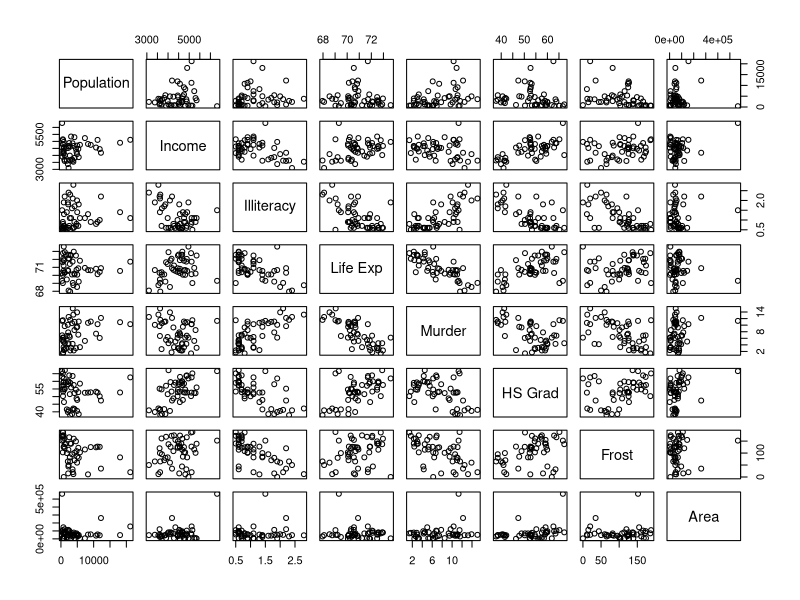
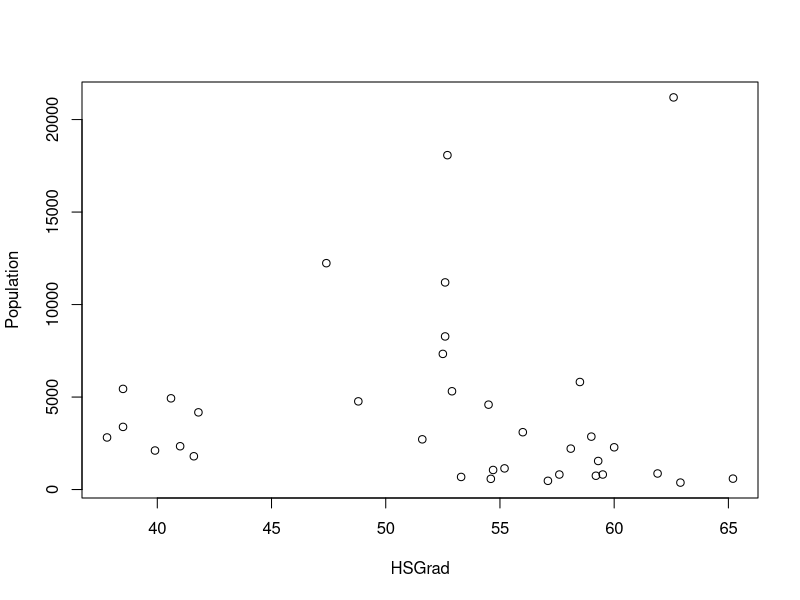
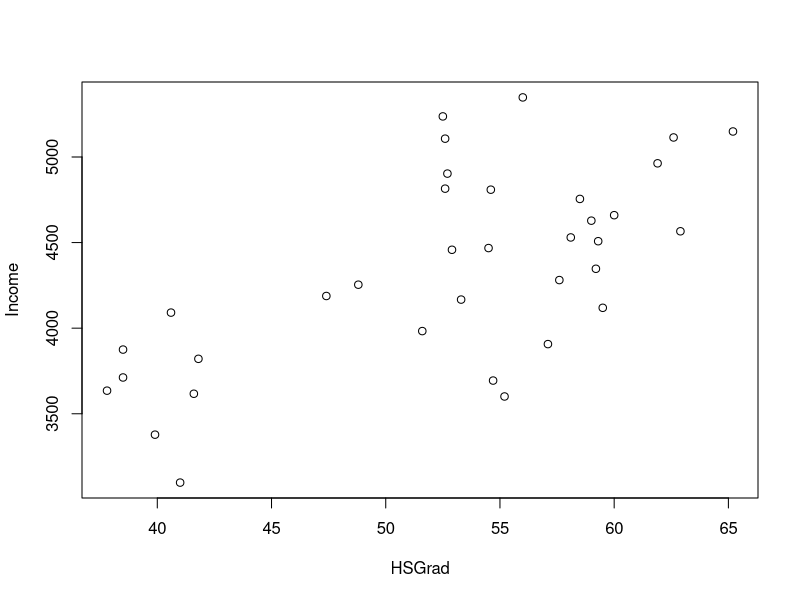
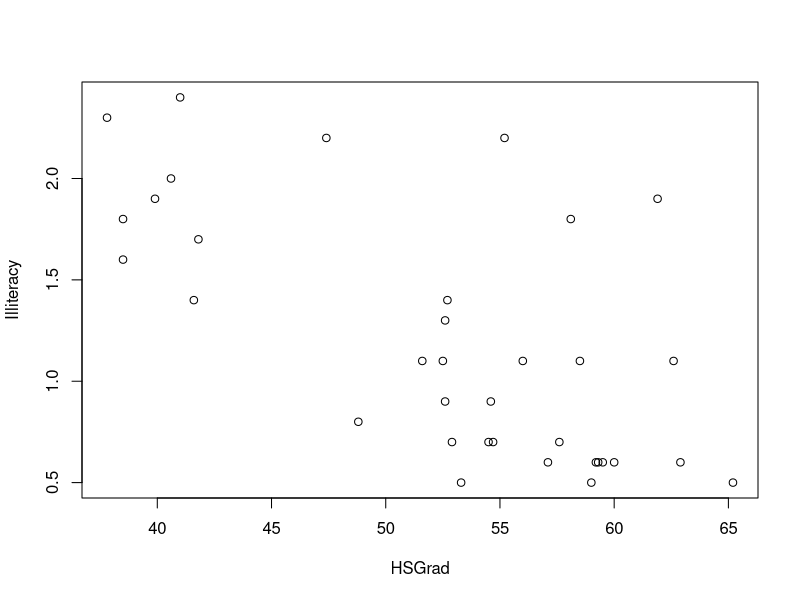
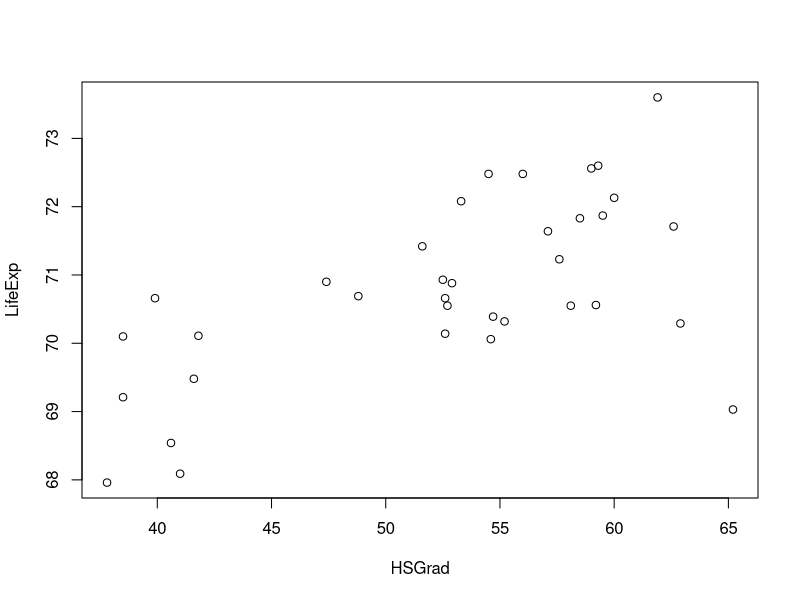
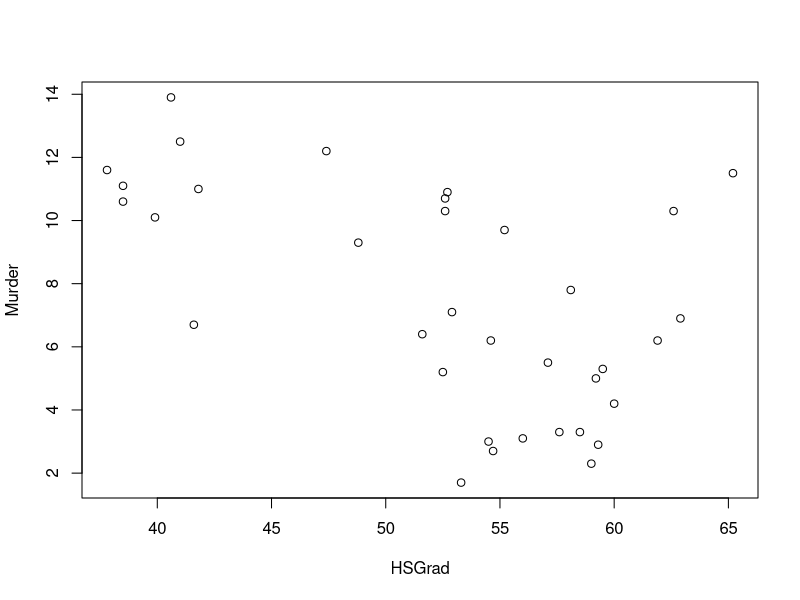
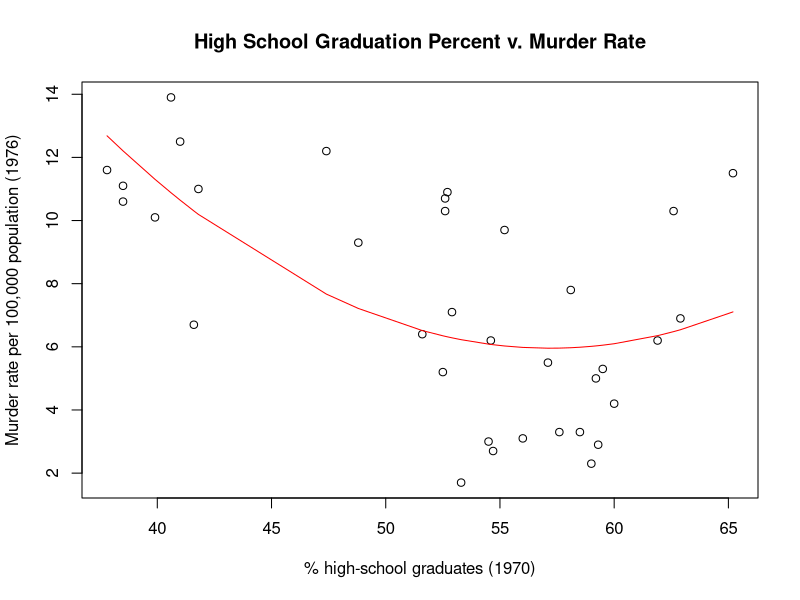
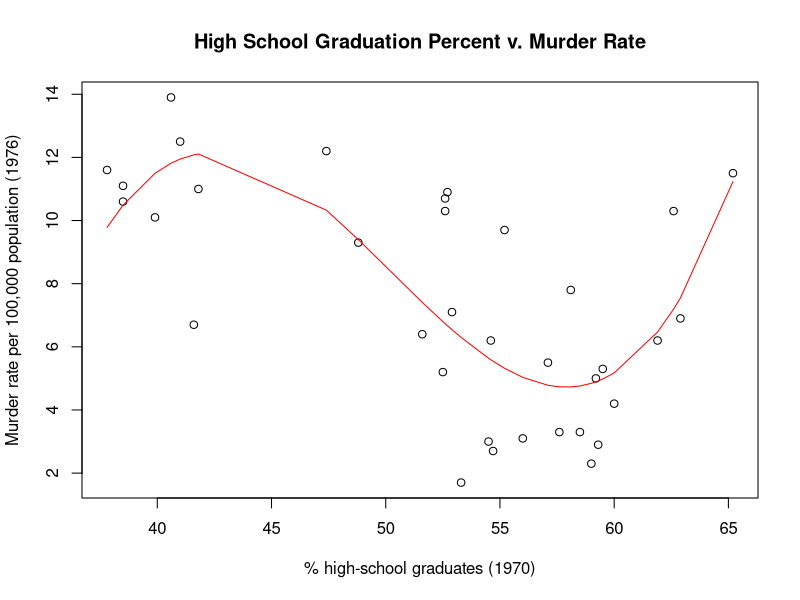

These figures' R source, in order:
?state.x77
smp_siz = floor(0.70*nrow(state.x77))  # creates a value for dividing the data into train and test. In this case the value is defined as 70% of the number of rows in the dataset
smp_siz  # shows the value of the sample size
set.seed(123)   # set seed to ensure you always have same random numbers generated
train_ind = sample(seq_len(nrow(state.x77)),size = smp_siz)  # Randomly identifies therows equal to sample size ( defined in previous instruction) from  all the rows of Smarket dataset and stores the row number in train_ind
train =state.x77[train_ind,] #creates the training dataset with row numbers stored in train_ind
train
test=state.x77[-train_ind,]  # creates the test dataset excluding the row numbers mentioned in train_ind
test

pairs(state.x77)

#Turning matrix columns into df-columns for analysis
Population <- train[,1]
Income <- train[,2]
Illiteracy <- train[,3]
LifeExp <- train[,4]
Murder <- train[,5]
HSGrad <- train[,6]
Frost <- train[,7]
Area <- train[,8]

#Plots HSGrad v. all other variables
plot(HSGrad, Population) #looks maybe binomial
plot(HSGrad, Income) #looks positive and linear
plot(HSGrad, Illiteracy) #looks negative and linear
plot(HSGrad, LifeExp) #looks positive and linear
plot(HSGrad, Murder) #looks maybe binomial

#Correlation tests
cor.test(HSGrad, Population, method="pearson")
cor.test(HSGrad, Income, method="pearson")
cor.test(HSGrad, Illiteracy, method="pearson")
cor.test(HSGrad, LifeExp, method="pearson")
cor.test(HSGrad, Murder, method="pearson")

#Creating polynomial models
#Irrelevant
model1.1 <- lm(Population ~ HSGrad)
model1.2 <- lm(Population ~ poly(HSGrad, 2, raw = TRUE))
model1.3 <- lm(Population ~ poly(HSGrad, 3, raw = TRUE))
model1.4 <- lm(Population ~ poly(HSGrad, 4, raw = TRUE))
model1.5 <- lm(Population ~ poly(HSGrad, 5, raw = TRUE))
model1.6 <- lm(Population ~ poly(HSGrad, 6, raw = TRUE))

model2.1 <- lm(Income ~ HSGrad)
model2.2 <- lm(Income ~ poly(HSGrad, 2, raw = TRUE))
model2.3 <- lm(Income ~ poly(HSGrad, 3, raw = TRUE))
model2.4 <- lm(Income ~ poly(HSGrad, 4, raw = TRUE))
model2.5 <- lm(Income ~ poly(HSGrad, 5, raw = TRUE))
model2.6 <- lm(Income ~ poly(HSGrad, 6, raw = TRUE))

model3.1 <- lm(Illiteracy ~ HSGrad)
model3.2 <- lm(Illiteracy ~ poly(HSGrad, 2, raw = TRUE))
model3.3 <- lm(Illiteracy ~ poly(HSGrad, 3, raw = TRUE))
model3.4 <- lm(Illiteracy ~ poly(HSGrad, 4, raw = TRUE))
model3.5 <- lm(Illiteracy ~ poly(HSGrad, 5, raw = TRUE))
model3.6 <- lm(Illiteracy ~ poly(HSGrad, 6, raw = TRUE))

model4.1 <- lm(LifeExp ~ HSGrad)
model4.2 <- lm(LifeExp ~ poly(HSGrad, 2, raw = TRUE))
model4.3 <- lm(LifeExp ~ poly(HSGrad, 3, raw = TRUE))
model4.4 <- lm(LifeExp ~ poly(HSGrad, 4, raw = TRUE))
model4.5 <- lm(LifeExp ~ poly(HSGrad, 5, raw = TRUE))
model4.6 <- lm(LifeExp ~ poly(HSGrad, 6, raw = TRUE))

model5.1 <- lm(Murder ~ HSGrad)
model5.2 <- lm(Murder ~ poly(HSGrad, 2, raw = TRUE))
model5.3 <- lm(Murder ~ poly(HSGrad, 3, raw = TRUE))
model5.4 <- lm(Murder ~ poly(HSGrad, 4, raw = TRUE))
model5.5 <- lm(Murder ~ poly(HSGrad, 5, raw = TRUE))
model5.6 <- lm(Murder ~ poly(HSGrad, 6, raw = TRUE))

#Looking at the summary of each polynomial model
print(anova(model2.1,model2.2,model2.3,model2.4,model2.5,model2.6)) #linear
print(anova(model3.1,model3.2,model3.3,model3.4,model3.5,model3.6)) #linear
print(anova(model4.1,model4.2,model4.3,model4.4,model4.5,model4.6)) #linear
print(anova(model5.1,model5.2,model5.3,model5.4,model5.5,model5.6)) #power of 2 or 3, choose ^2 because not big set of training data, simpler = better

#Summary for polynomial models
summary(model5.2)
summary(model5.3)

#See models with training data
#HSGrad v. Population: polynomial model (power of 2)
plot(HSGrad, Murder, main = "High School Graduation Percent v. Murder Rate", xlab = "% high-school graduates (1970)", ylab = "Murder rate per 100,000 population (1976)")
lines(sort(HSGrad), fitted(model5.2)[order(HSGrad)], col='red')
#HSGrad v. Murder: polynomial model (power of 3)
plot(HSGrad, Murder, main = "High School Graduation Percent v. Murder Rate", xlab = "% high-school graduates (1970)", ylab = "Murder rate per 100,000 population (1976)")
lines(sort(HSGrad), fitted(model5.3)[order(HSGrad)], col='red')

plot(HSGrad, LifeExp, main = "High School Graduation Percent v. LifeExp", xlab = "% high-school graduates (1970)", ylab = "LifeExp")
lines(sort(HSGrad), fitted(model4.2)[order(HSGrad)], col='red')

#Testing Goodness of Fit of each model
plot(model5.2)
plot(model5.3)

#Testing error
LifeExp <- train[,4]
Murder <- test[,5]
HSGrad <- test[,6]

y0hat.murder2 = predict(model5.2, data.frame(x=HSGrad))
test.err.murder2 = mean((Murder-y0hat.murder2)^2)
print(test.err.murder2)

y0hat.murder3 = predict(model5.3, data.frame(x=HSGrad))
test.err.murder3 = mean((Murder-y0hat.murder3)^2)
print(test.err.murder3)

y0hat.life = predict(model4.2, data.frame(x=HSGrad))
test.err.life = mean((LifeExp-y0hat.life)^2)
print(test.err.life)

